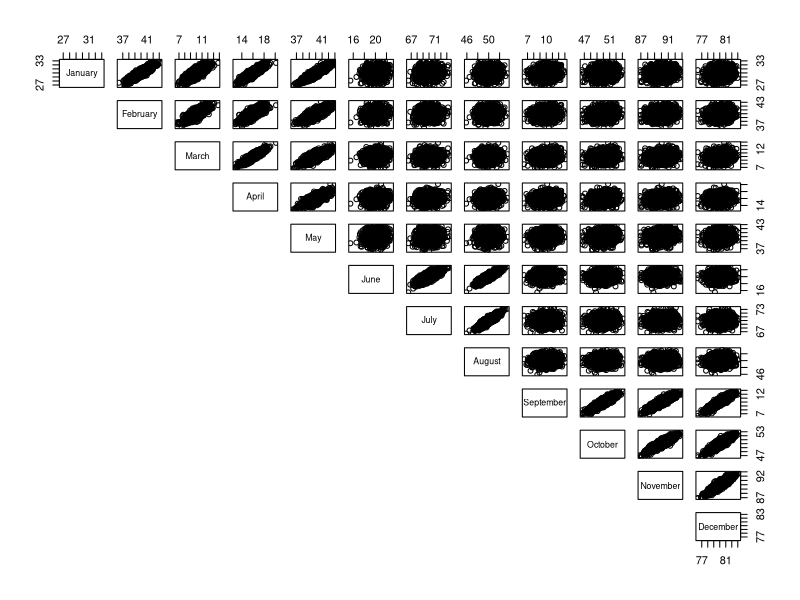

This figure's R source:
# Part a
rmvn.Choleski = function(n, mu, Sigma) {
  d = length(mu)
  Q = chol(Sigma)
  Z = matrix(rnorm(n*d), nrow=n, ncol=d)
  X = Z %*% Q + matrix(mu,n,d,byrow=T)
  X
}

mu = c(30,40,10,16,40,20,70,50,10,50,90,80)
Sigma = matrix(c(1,  0.9,0.8,0.9,0.9,0.1,0.1,0.1,0.1,0.1,0.1,0.1, 
           
           0.9, 1,  0.8,0.8,0.8,0.1,0.1,0.1,0.1,0.1,0.1,0.1,
           
           0.8,0.8, 1  ,0.9,0.8,0.1,0.1,0.1,0.1,0.1,0.1,0.1,
           
           0.9,0.8,0.9, 1,   0.8,0.1,0.1,0.1,0.1,0.1,0.1,0.1,
           
           0.9,0.8,0.8,0.8, 1  ,0.1,0.1,0.1,0.1,0.1,0.1,0.1,
           
           0.1,0.1,0.1,0.1,0.1,  1, 0.8,0.9, 0.1,0.1,0.1,0.1,
           
           0.1,0.1,0.1,0.1,0.1,0.8, 1,  0.9,0.1,0.1,0.1,0.1, 
           
           0.1,0.1,0.1,0.1,0.1,0.9,0.9, 1, 0.1,0.1,0.1,0.1,
           
           0.1,0.1,0.1,0.1,0.1,0.1,0.1,0.1,  1 ,0.9,0.9,0.9,
           
           0.1,0.1,0.1,0.1,0.1,0.1,0.1,0.1, 0.9 ,1, 0.9,0.9, 
           
           0.1,0.1,0.1,0.1,0.1,0.1, 0.1,0.1,0.9,0.9,1,0.9,
           
           0.1,0.1,0.1,0.1,0.1,0.1, 0.1,0.1, 0.9,0.9,0.9,1), ncol=12, nrow=12, byrow=T)

X = rmvn.Choleski(2000, mu, Sigma)

# Part b
pairs(X, labels=c("January", "February", "March", "April", "May", "June", "July", "August", "September", "October", "November", "December"), lower.panel=NULL)

# Part c
write.csv(X, file="MVNdata1.csv")